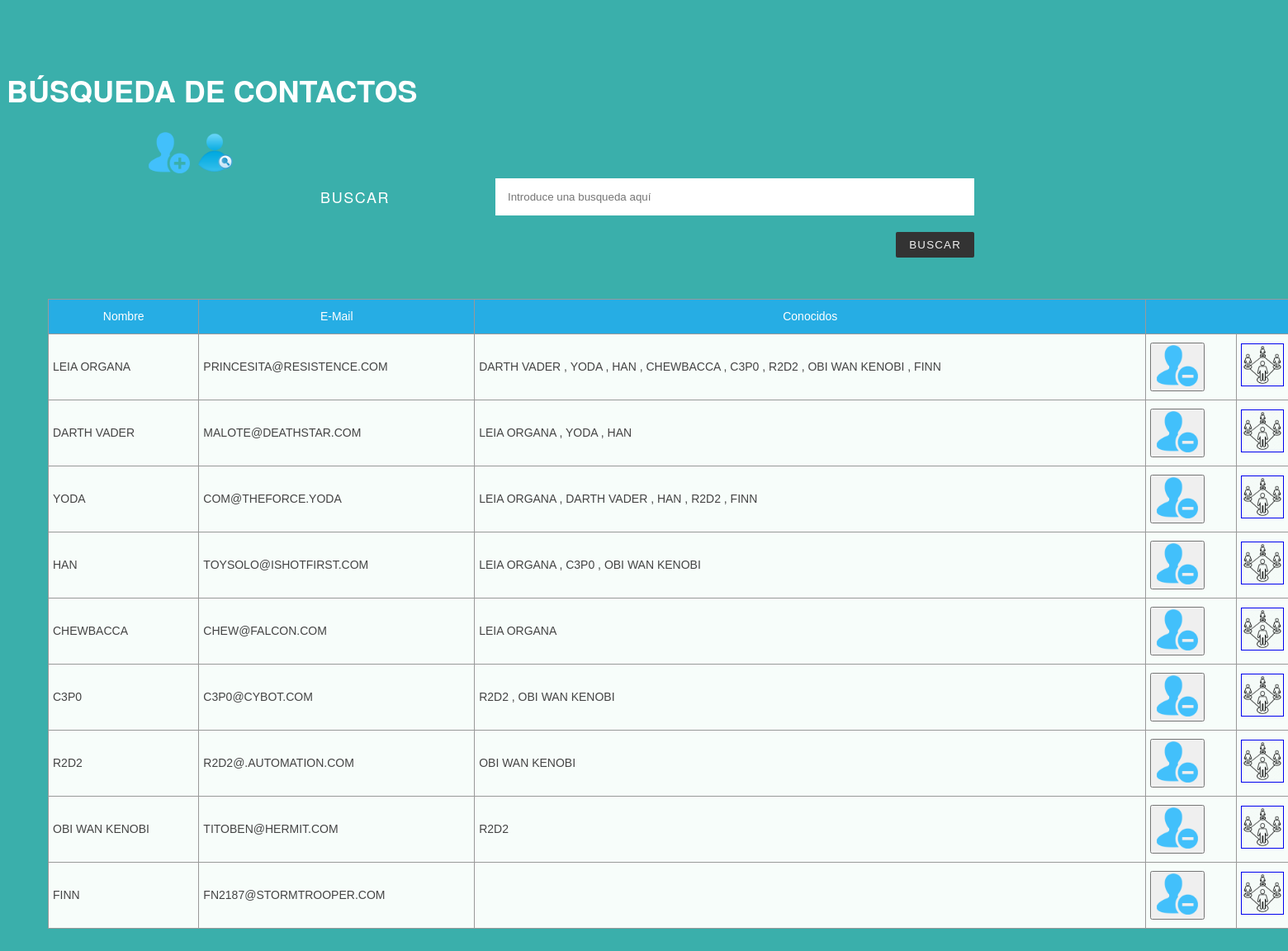
/Agenda/index.php, run on the app's committed database.
### tables this page shows
CREATE TABLE CONTACTOS(
  ID INT PRIMARY KEY AUTO_INCREMENT,
  NOMBRE VARCHAR(30) NOT NULL,
  MAIL VARCHAR(30) NOT NULL UNIQUE
);

### Agenda/index.php (the view, shortened to what this page needs)
<!DOCTYPE html>
<html lang="es">
<head>
    <link rel="stylesheet" type="text/css" href="../Agenda/css/estilos.css">
</head>
<body>
<h1>BÚSQUEDA DE CONTACTOS</h1>
<div class="container">
    <nav>
        <a href="nuevoContacto.php"><img src="img/add-user.png" height="50" width="50" title="nuevo contactos" alt="nuevo
                                     contacto"/></a>
        <a href="index.php"><img src="./img/search-user.png" height="50" width="50" title="buscar contactos" alt="buscar
                             contactos"></a>
    </nav>
    <form method='post'>
        <ul class="flex-outer">
            <li>
                <label for="buscar">Buscar</label>
                <input type="text" id="buscar" name="buscar" placeholder="Introduce una busqueda aquí">
            </li>
            <li>
                <button type="submit" id="btnBuscar">Buscar</button>
            </li>
        </ul>
    </form>
</div>
<?php
require_once "conexionBD.php";
if (isset($_POST['buscar'])) {
    $_SESSION['busqueda'] = $_POST['buscar'];
    try {
        $sql = "SELECT ID,NOMBRE,MAIL
                FROM CONTACTOS
                WHERE NOMBRE LIKE :busqueda  OR MAIL LIKE :busqueda;";
        $statement = $conex->prepare($sql);
        $busqueda = "%{$_POST['buscar']}%";
        $statement->bindParam('busqueda', $busqueda);
        $statement->execute();
        $contactos = $statement->fetchAll(PDO::FETCH_ASSOC);
        $_SESSION['busqueda'] = $busqueda;
    } catch (PDOException $exception) {
        echo "<p class='error'>{$exception->getMessage()}</p>";
    }
} else {
    if (!isset($_SESSION['busqueda'])) {
        try {
            $sql = "SELECT ID,NOMBRE,MAIL
                FROM CONTACTOS;";
            $statement = $conex->prepare($sql);
            $statement->execute();
            $contactos = $statement->fetchAll(PDO::FETCH_ASSOC);
        } catch (PDOException $exception) {
            echo "<p class='error'>{$exception->getMessage()}</p>";
        }
    }
}
        ?>
        <?php
if ($contactos != null) {
    mostrarTabla($contactos);
} else {
    echo "<p class='error'>No hay datos a mostrar</p>";
}
function contactoDe($idconocedor)
{
    $conex = new PDO("mysql:host=localhost;dbname=contactos", "root", "");
    $conex->setAttribute(PDO::ATTR_ERRMODE, PDO::ERRMODE_EXCEPTION);
    $sql = "SELECT nombre FROM contactos, relacion where relacion.ID_CONOCEDOR=:idconocedor and contactos.ID=relacion.ID_CONOCIDO";
    $statement = $conex->prepare($sql);
    $statement->bindParam('idconocedor', $idconocedor);
    $statement->execute();
    $contactos = $statement->fetchAll(PDO::FETCH_ASSOC);
    $datos = [];
    foreach ($contactos as $valor) {
        $datos[] = $valor['nombre'];
    }
    return $datos;
}
function mostrarTabla($contactos)
{
    ?>
    <table class="tg" width="1530">
        <form action="" method='post' id="form">
            <tr>
                <th class="tg-yw4l">Nombre</th>
                <th class="tg-yw4l">E-Mail</th>
                <th class="tg-yw4l">Conocidos</th>
                <th colspan="2" class="tg-yw4l"></th>
            </tr>
            <?php
            foreach ($contactos as $c) {
                $lista = contactoDe($c['ID']);
                if ($lista == null) $lista = [];
                echo "<tr> ";
                echo "<td> {$c['NOMBRE']}</td>";
                echo "<td>{$c['MAIL']}</td>";
                echo "<td>";
                echo implode(" , ", $lista);
                echo "</td>";
                echo "<td ><button type='submit' name='eliminar' id= 'eliminar' value ='{$c['ID']}' /><img src='./img/delete-user.png' height='50'/> </td>";
                echo "<td><a href='relacionar.php?id={$c['ID']}'>   <img src='./img/relation-user.png' height='50' border='1'/></a>   </td>";
                echo "</tr>";
            }
            ?>
        </form>
    </table>
<?php } ?>
</body>
</html>

### Agenda/css/estilos.css (style rules this page uses)
.tg { border-collapse: collapse; border-spacing: 0; border-color: #999; }
.tg td { font-family: Arial, sans-serif; font-size: 14px; padding: 10px 5px; border-style: solid; border-width: 1px; overflow: hidden; word-break: normal; border-color: #999; color: #444; background-color: #F7FDFA; }
.tg th { font-family: Arial, sans-serif; font-size: 14px; font-weight: normal; padding: 10px 5px; border-style: solid; border-width: 1px; overflow: hidden; word-break: normal; border-color: #999; color: #fff; background-color: #26ADE4; }
.tg .tg-yw4l { vertical-align: top }
table { margin: 50px; }
body { font: normal 18px/1.5 "Fira Sans", "Helvetica Neue", sans-serif; background: #3AAFAB; color: #fff; padding: 50px 0; }
.container { width: 80%; max-width: 1200px; margin: 0 auto; }
.container * { box-sizing: border-box; }
.flex-outer, .flex-inner { list-style-type: none; padding: 0; }
.flex-outer { max-width: 800px; margin: 0 auto; }
.flex-outer li, .flex-inner { display: flex; flex-wrap: wrap; align-items: center; }
.flex-outer > li:not(:last-child) { margin-bottom: 20px; }
.flex-outer li label, .flex-outer li p { padding: 8px; font-weight: 300; letter-spacing: .09em; text-transform: uppercase; }
.flex-outer > li > label, .flex-outer li p { flex: 1 0 120px; max-width: 220px; }
.flex-outer > li > label + *, .flex-inner { flex: 1 0 220px; }
.flex-outer li input:not([type='checkbox']), .flex-outer li textarea { padding: 15px; border: none; }
.flex-outer li button { margin-left: auto; padding: 8px 16px; border: none; background: #333; color: #f2f2f2; text-transform: uppercase; letter-spacing: .09em; border-radius: 2px; }

### data on the page
contactos: NOMBRE "LEIA ORGANA", MAIL "PRINCESITA@RESISTENCE.COM", lista "DARTH VADER , YODA , HAN , CHEWBACCA , C3P0 , R2D2 , OBI WAN KENOBI , FINN", $c['ID'] 1 (drawn)
contactos: NOMBRE "DARTH VADER", MAIL "MALOTE@DEATHSTAR.COM", lista "LEIA ORGANA , YODA , HAN", $c['ID'] 2 (drawn)
contactos: NOMBRE "YODA", MAIL "COM@THEFORCE.YODA", lista "LEIA ORGANA , DARTH VADER , HAN , R2D2 , FINN", $c['ID'] 3 (drawn)
contactos: NOMBRE "HAN", MAIL "TOYSOLO@ISHOTFIRST.COM", lista "LEIA ORGANA , C3P0 , OBI WAN KENOBI", $c['ID'] 4 (drawn)
contactos: NOMBRE "CHEWBACCA", MAIL "CHEW@FALCON.COM", lista "LEIA ORGANA", $c['ID'] 5 (drawn)
contactos: NOMBRE "C3P0", MAIL "C3P0@CYBOT.COM", lista "R2D2 , OBI WAN KENOBI", $c['ID'] 6 (drawn)
contactos: NOMBRE "R2D2", MAIL "R2D2@.AUTOMATION.COM", lista "OBI WAN KENOBI", $c['ID'] 7 (drawn)
contactos: NOMBRE "OBI WAN KENOBI", MAIL "TITOBEN@HERMIT.COM", lista "R2D2", $c['ID'] 8 (drawn)
contactos: NOMBRE "FINN", MAIL "FN2187@STORMTROOPER.COM", $c['ID'] 9 (drawn)
